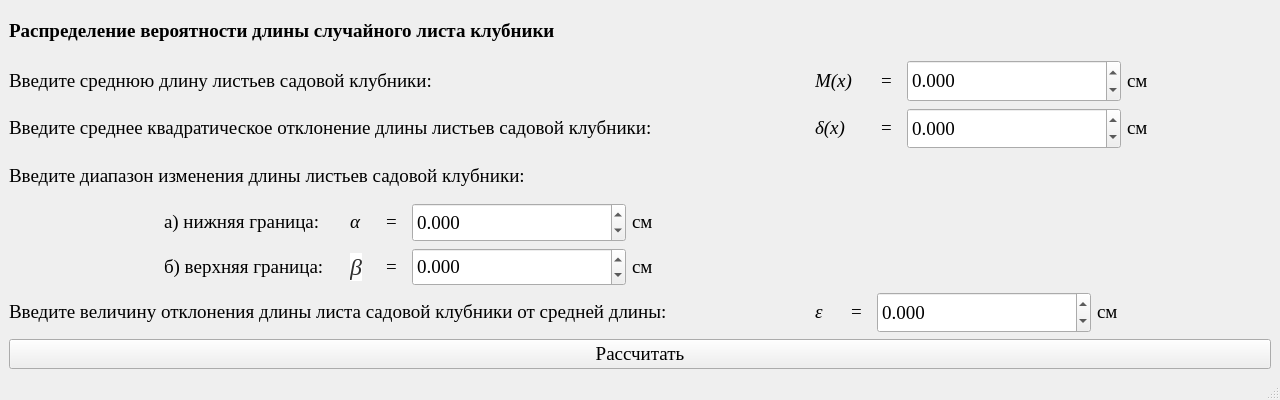
<?xml version="1.0" encoding="UTF-8"?>
<ui version="4.0">
 <class>MainWindow</class>
 <widget class="QMainWindow" name="MainWindow">
  <property name="geometry">
   <rect>
    <x>0</x>
    <y>0</y>
    <width>1280</width>
    <height>400</height>
   </rect>
  </property>
  <property name="minimumSize">
   <size>
    <width>1280</width>
    <height>400</height>
   </size>
  </property>
  <property name="maximumSize">
   <size>
    <width>1280</width>
    <height>400</height>
   </size>
  </property>
  <property name="windowTitle">
   <string>Распределение вероятности длины случайного листа клубники</string>
  </property>
  <widget class="QWidget" name="centralwidget">
   <layout class="QGridLayout" name="gridLayout_5" rowstretch="1,6,1">
    <item row="0" column="0">
     <widget class="QLabel" name="label_11">
      <property name="minimumSize">
       <size>
        <width>400</width>
        <height>35</height>
       </size>
      </property>
      <property name="font">
       <font>
        <family>Times New Roman</family>
        <pointsize>14</pointsize>
        <weight>75</weight>
        <bold>true</bold>
       </font>
      </property>
      <property name="text">
       <string>&lt;html&gt;&lt;head/&gt;&lt;body&gt;&lt;p&gt;Распределение вероятности длины случайного листа клубники&lt;/p&gt;&lt;/body&gt;&lt;/html&gt;</string>
      </property>
     </widget>
    </item>
    <item row="1" column="0">
     <layout class="QGridLayout" name="gridLayout_4" rowstretch="1,1,1,2,1">
      <item row="0" column="0">
       <layout class="QGridLayout" name="gridLayout_3">
        <item row="0" column="0">
         <widget class="QLabel" name="label_12">
          <property name="minimumSize">
           <size>
            <width>800</width>
            <height>0</height>
           </size>
          </property>
          <property name="font">
           <font>
            <family>Times New Roman</family>
            <pointsize>14</pointsize>
           </font>
          </property>
          <property name="text">
           <string>&lt;html&gt;&lt;head/&gt;&lt;body&gt;&lt;p&gt;Введите среднюю длину листьев садовой клубники:&lt;/p&gt;&lt;/body&gt;&lt;/html&gt;</string>
          </property>
         </widget>
        </item>
        <item row="0" column="1">
         <widget class="QLabel" name="label_13">
          <property name="minimumSize">
           <size>
            <width>60</width>
            <height>0</height>
           </size>
          </property>
          <property name="maximumSize">
           <size>
            <width>60</width>
            <height>16777215</height>
           </size>
          </property>
          <property name="font">
           <font>
            <family>Times New Roman</family>
            <pointsize>14</pointsize>
            <italic>true</italic>
           </font>
          </property>
          <property name="text">
           <string>&lt;html&gt;&lt;head/&gt;&lt;body&gt;&lt;p&gt;M(x)&lt;/p&gt;&lt;/body&gt;&lt;/html&gt;</string>
          </property>
         </widget>
        </item>
        <item row="0" column="2">
         <widget class="QLabel" name="label_14">
          <property name="minimumSize">
           <size>
            <width>20</width>
            <height>0</height>
           </size>
          </property>
          <property name="maximumSize">
           <size>
            <width>20</width>
            <height>16777215</height>
           </size>
          </property>
          <property name="font">
           <font>
            <family>Times New Roman</family>
            <pointsize>14</pointsize>
           </font>
          </property>
          <property name="text">
           <string>&lt;html&gt;&lt;head/&gt;&lt;body&gt;&lt;p&gt;=&lt;/p&gt;&lt;/body&gt;&lt;/html&gt;</string>
          </property>
         </widget>
        </item>
        <item row="0" column="3">
         <widget class="QDoubleSpinBox" name="doubleSpinBox_3">
          <property name="minimumSize">
           <size>
            <width>214</width>
            <height>0</height>
           </size>
          </property>
          <property name="maximumSize">
           <size>
            <width>16777215</width>
            <height>220</height>
           </size>
          </property>
          <property name="font">
           <font>
            <family>Times New Roman</family>
            <pointsize>14</pointsize>
           </font>
          </property>
          <property name="decimals">
           <number>3</number>
          </property>
          <property name="minimum">
           <double>-16777215.000000000000000</double>
          </property>
          <property name="maximum">
           <double>16777215.000000000000000</double>
          </property>
          <property name="singleStep">
           <double>0.001000000000000</double>
          </property>
         </widget>
        </item>
        <item row="0" column="4">
         <widget class="QLabel" name="label_15">
          <property name="minimumSize">
           <size>
            <width>35</width>
            <height>0</height>
           </size>
          </property>
          <property name="maximumSize">
           <size>
            <width>35</width>
            <height>16777215</height>
           </size>
          </property>
          <property name="font">
           <font>
            <family>Times New Roman</family>
            <pointsize>14</pointsize>
           </font>
          </property>
          <property name="text">
           <string>&lt;html&gt;&lt;head/&gt;&lt;body&gt;&lt;p&gt;см&lt;/p&gt;&lt;/body&gt;&lt;/html&gt;</string>
          </property>
         </widget>
        </item>
        <item row="0" column="5">
         <widget class="QLabel" name="label_16">
          <property name="text">
           <string/>
          </property>
         </widget>
        </item>
       </layout>
      </item>
      <item row="1" column="0">
       <layout class="QGridLayout" name="gridLayout">
        <item row="0" column="0">
         <widget class="QLabel" name="label">
          <property name="minimumSize">
           <size>
            <width>800</width>
            <height>0</height>
           </size>
          </property>
          <property name="font">
           <font>
            <family>Times New Roman</family>
            <pointsize>14</pointsize>
           </font>
          </property>
          <property name="text">
           <string>&lt;html&gt;&lt;head/&gt;&lt;body&gt;&lt;p&gt;Введите среднее квадратическое отклонение длины листьев садовой клубники:&lt;/p&gt;&lt;/body&gt;&lt;/html&gt;</string>
          </property>
         </widget>
        </item>
        <item row="0" column="1">
         <widget class="QLabel" name="label_2">
          <property name="minimumSize">
           <size>
            <width>60</width>
            <height>0</height>
           </size>
          </property>
          <property name="maximumSize">
           <size>
            <width>60</width>
            <height>16777215</height>
           </size>
          </property>
          <property name="font">
           <font>
            <family>Times New Roman</family>
            <pointsize>14</pointsize>
            <italic>true</italic>
           </font>
          </property>
          <property name="text">
           <string>&lt;html&gt;&lt;head/&gt;&lt;body&gt;&lt;p&gt;δ(x)&lt;/p&gt;&lt;/body&gt;&lt;/html&gt;</string>
          </property>
         </widget>
        </item>
        <item row="0" column="2">
         <widget class="QLabel" name="label_3">
          <property name="minimumSize">
           <size>
            <width>20</width>
            <height>0</height>
           </size>
          </property>
          <property name="maximumSize">
           <size>
            <width>20</width>
            <height>16777215</height>
           </size>
          </property>
          <property name="font">
           <font>
            <family>Times New Roman</family>
            <pointsize>14</pointsize>
           </font>
          </property>
          <property name="text">
           <string>&lt;html&gt;&lt;head/&gt;&lt;body&gt;&lt;p&gt;=&lt;/p&gt;&lt;/body&gt;&lt;/html&gt;</string>
          </property>
         </widget>
        </item>
        <item row="0" column="3">
         <widget class="QDoubleSpinBox" name="doubleSpinBox">
          <property name="minimumSize">
           <size>
            <width>214</width>
            <height>0</height>
           </size>
          </property>
          <property name="maximumSize">
           <size>
            <width>16777215</width>
            <height>220</height>
           </size>
          </property>
          <property name="font">
           <font>
            <family>Times New Roman</family>
            <pointsize>14</pointsize>
           </font>
          </property>
          <property name="decimals">
           <number>3</number>
          </property>
          <property name="minimum">
           <double>-16777215.000000000000000</double>
          </property>
          <property name="maximum">
           <double>16777215.000000000000000</double>
          </property>
          <property name="singleStep">
           <double>0.001000000000000</double>
          </property>
         </widget>
        </item>
        <item row="0" column="4">
         <widget class="QLabel" name="label_4">
          <property name="minimumSize">
           <size>
            <width>35</width>
            <height>0</height>
           </size>
          </property>
          <property name="maximumSize">
           <size>
            <width>35</width>
            <height>16777215</height>
           </size>
          </property>
          <property name="font">
           <font>
            <family>Times New Roman</family>
            <pointsize>14</pointsize>
           </font>
          </property>
          <property name="text">
           <string>&lt;html&gt;&lt;head/&gt;&lt;body&gt;&lt;p&gt;см&lt;/p&gt;&lt;/body&gt;&lt;/html&gt;</string>
          </property>
         </widget>
        </item>
        <item row="0" column="5">
         <widget class="QLabel" name="label_5">
          <property name="text">
           <string/>
          </property>
         </widget>
        </item>
       </layout>
      </item>
      <item row="2" column="0">
       <widget class="QLabel" name="label_24">
        <property name="font">
         <font>
          <family>Times New Roman</family>
          <pointsize>14</pointsize>
         </font>
        </property>
        <property name="text">
         <string>Введите диапазон изменения длины листьев садовой клубники:</string>
        </property>
       </widget>
      </item>
      <item row="3" column="0">
       <layout class="QGridLayout" name="gridLayout_8" columnstretch="1,0,4">
        <item row="0" column="0" rowspan="2">
         <widget class="QLabel" name="label_17">
          <property name="font">
           <font>
            <family>Times New Roman</family>
            <pointsize>14</pointsize>
           </font>
          </property>
          <property name="text">
           <string>&lt;html&gt;&lt;head/&gt;&lt;body&gt;&lt;p/&gt;&lt;/body&gt;&lt;/html&gt;</string>
          </property>
         </widget>
        </item>
        <item row="0" column="1">
         <layout class="QGridLayout" name="gridLayout_6">
          <item row="0" column="1">
           <widget class="QLabel" name="label_21">
            <property name="minimumSize">
             <size>
              <width>30</width>
              <height>0</height>
             </size>
            </property>
            <property name="maximumSize">
             <size>
              <width>30</width>
              <height>16777215</height>
             </size>
            </property>
            <property name="font">
             <font>
              <family>Times New Roman</family>
              <pointsize>14</pointsize>
              <italic>true</italic>
             </font>
            </property>
            <property name="text">
             <string>&lt;html&gt;&lt;head/&gt;&lt;body&gt;&lt;p&gt;α&lt;/p&gt;&lt;/body&gt;&lt;/html&gt;</string>
            </property>
           </widget>
          </item>
          <item row="0" column="2">
           <widget class="QLabel" name="label_19">
            <property name="minimumSize">
             <size>
              <width>20</width>
              <height>0</height>
             </size>
            </property>
            <property name="maximumSize">
             <size>
              <width>20</width>
              <height>16777215</height>
             </size>
            </property>
            <property name="font">
             <font>
              <family>Times New Roman</family>
              <pointsize>14</pointsize>
             </font>
            </property>
            <property name="text">
             <string>&lt;html&gt;&lt;head/&gt;&lt;body&gt;&lt;p&gt;=&lt;/p&gt;&lt;/body&gt;&lt;/html&gt;</string>
            </property>
           </widget>
          </item>
          <item row="0" column="3">
           <widget class="QDoubleSpinBox" name="doubleSpinBox_5">
            <property name="minimumSize">
             <size>
              <width>214</width>
              <height>0</height>
             </size>
            </property>
            <property name="maximumSize">
             <size>
              <width>16777215</width>
              <height>220</height>
             </size>
            </property>
            <property name="font">
             <font>
              <family>Times New Roman</family>
              <pointsize>14</pointsize>
             </font>
            </property>
            <property name="decimals">
             <number>3</number>
            </property>
            <property name="minimum">
             <double>-16777215.000000000000000</double>
            </property>
            <property name="maximum">
             <double>16777215.000000000000000</double>
            </property>
            <property name="singleStep">
             <double>0.001000000000000</double>
            </property>
           </widget>
          </item>
          <item row="0" column="0">
           <widget class="QLabel" name="label_18">
            <property name="minimumSize">
             <size>
              <width>180</width>
              <height>0</height>
             </size>
            </property>
            <property name="font">
             <font>
              <family>Times New Roman</family>
              <pointsize>14</pointsize>
             </font>
            </property>
            <property name="text">
             <string>&lt;html&gt;&lt;head/&gt;&lt;body&gt;&lt;p&gt;а) нижняя граница:&lt;/p&gt;&lt;/body&gt;&lt;/html&gt;</string>
            </property>
           </widget>
          </item>
          <item row="0" column="4">
           <widget class="QLabel" name="label_26">
            <property name="minimumSize">
             <size>
              <width>35</width>
              <height>0</height>
             </size>
            </property>
            <property name="maximumSize">
             <size>
              <width>35</width>
              <height>16777215</height>
             </size>
            </property>
            <property name="font">
             <font>
              <family>Times New Roman</family>
              <pointsize>14</pointsize>
             </font>
            </property>
            <property name="text">
             <string>&lt;html&gt;&lt;head/&gt;&lt;body&gt;&lt;p&gt;см&lt;/p&gt;&lt;/body&gt;&lt;/html&gt;</string>
            </property>
           </widget>
          </item>
         </layout>
        </item>
        <item row="0" column="2" rowspan="2">
         <widget class="QLabel" name="label_22">
          <property name="font">
           <font>
            <family>Times New Roman</family>
            <pointsize>14</pointsize>
           </font>
          </property>
          <property name="text">
           <string>&lt;html&gt;&lt;head/&gt;&lt;body&gt;&lt;p/&gt;&lt;/body&gt;&lt;/html&gt;</string>
          </property>
         </widget>
        </item>
        <item row="1" column="1">
         <layout class="QGridLayout" name="gridLayout_7">
          <item row="0" column="0">
           <widget class="QLabel" name="label_20">
            <property name="minimumSize">
             <size>
              <width>180</width>
              <height>0</height>
             </size>
            </property>
            <property name="font">
             <font>
              <family>Times New Roman</family>
              <pointsize>14</pointsize>
             </font>
            </property>
            <property name="text">
             <string>&lt;html&gt;&lt;head/&gt;&lt;body&gt;&lt;p&gt;&lt;span style=&quot; font-size:14pt;&quot;&gt;б) верхняя граница:&lt;/span&gt;&lt;/p&gt;&lt;/body&gt;&lt;/html&gt;</string>
            </property>
           </widget>
          </item>
          <item row="0" column="3">
           <widget class="QDoubleSpinBox" name="doubleSpinBox_6">
            <property name="minimumSize">
             <size>
              <width>214</width>
              <height>0</height>
             </size>
            </property>
            <property name="maximumSize">
             <size>
              <width>16777215</width>
              <height>220</height>
             </size>
            </property>
            <property name="font">
             <font>
              <family>Times New Roman</family>
              <pointsize>14</pointsize>
             </font>
            </property>
            <property name="decimals">
             <number>3</number>
            </property>
            <property name="minimum">
             <double>-16777215.000000000000000</double>
            </property>
            <property name="maximum">
             <double>16777215.000000000000000</double>
            </property>
            <property name="singleStep">
             <double>0.001000000000000</double>
            </property>
           </widget>
          </item>
          <item row="0" column="2">
           <widget class="QLabel" name="label_23">
            <property name="minimumSize">
             <size>
              <width>20</width>
              <height>0</height>
             </size>
            </property>
            <property name="maximumSize">
             <size>
              <width>20</width>
              <height>16777215</height>
             </size>
            </property>
            <property name="font">
             <font>
              <family>Times New Roman</family>
              <pointsize>14</pointsize>
             </font>
            </property>
            <property name="text">
             <string>&lt;html&gt;&lt;head/&gt;&lt;body&gt;&lt;p&gt;=&lt;/p&gt;&lt;/body&gt;&lt;/html&gt;</string>
            </property>
           </widget>
          </item>
          <item row="0" column="1">
           <widget class="QLabel" name="label_25">
            <property name="minimumSize">
             <size>
              <width>30</width>
              <height>0</height>
             </size>
            </property>
            <property name="maximumSize">
             <size>
              <width>30</width>
              <height>16777215</height>
             </size>
            </property>
            <property name="font">
             <font>
              <family>Times New Roman</family>
              <pointsize>14</pointsize>
              <italic>true</italic>
             </font>
            </property>
            <property name="text">
             <string>&lt;html&gt;&lt;head/&gt;&lt;body&gt;&lt;p&gt;&lt;span style=&quot; font-family:'YS Text','Arial','Helvetica','Arial Unicode MS','sans-serif'; font-size:24px; color:#333333; background-color:#ffffff;&quot;&gt;β&lt;/span&gt;&lt;/p&gt;&lt;/body&gt;&lt;/html&gt;</string>
            </property>
           </widget>
          </item>
          <item row="0" column="4">
           <widget class="QLabel" name="label_27">
            <property name="minimumSize">
             <size>
              <width>35</width>
              <height>0</height>
             </size>
            </property>
            <property name="maximumSize">
             <size>
              <width>35</width>
              <height>16777215</height>
             </size>
            </property>
            <property name="font">
             <font>
              <family>Times New Roman</family>
              <pointsize>14</pointsize>
             </font>
            </property>
            <property name="text">
             <string>&lt;html&gt;&lt;head/&gt;&lt;body&gt;&lt;p&gt;см&lt;/p&gt;&lt;/body&gt;&lt;/html&gt;</string>
            </property>
           </widget>
          </item>
         </layout>
        </item>
       </layout>
      </item>
      <item row="4" column="0">
       <layout class="QGridLayout" name="gridLayout_2">
        <item row="0" column="0">
         <widget class="QLabel" name="label_6">
          <property name="minimumSize">
           <size>
            <width>800</width>
            <height>0</height>
           </size>
          </property>
          <property name="font">
           <font>
            <family>Times New Roman</family>
            <pointsize>14</pointsize>
           </font>
          </property>
          <property name="text">
           <string>&lt;html&gt;&lt;head/&gt;&lt;body&gt;&lt;p&gt;Введите величину отклонения длины листа садовой клубники от средней длины:&lt;/p&gt;&lt;/body&gt;&lt;/html&gt;</string>
          </property>
         </widget>
        </item>
        <item row="0" column="1">
         <widget class="QLabel" name="label_7">
          <property name="minimumSize">
           <size>
            <width>30</width>
            <height>0</height>
           </size>
          </property>
          <property name="maximumSize">
           <size>
            <width>30</width>
            <height>16777215</height>
           </size>
          </property>
          <property name="font">
           <font>
            <family>Times New Roman</family>
            <pointsize>14</pointsize>
            <italic>true</italic>
           </font>
          </property>
          <property name="text">
           <string>&lt;html&gt;&lt;head/&gt;&lt;body&gt;&lt;p&gt;ε&lt;/p&gt;&lt;/body&gt;&lt;/html&gt;</string>
          </property>
         </widget>
        </item>
        <item row="0" column="2">
         <widget class="QLabel" name="label_8">
          <property name="minimumSize">
           <size>
            <width>20</width>
            <height>0</height>
           </size>
          </property>
          <property name="maximumSize">
           <size>
            <width>20</width>
            <height>16777215</height>
           </size>
          </property>
          <property name="font">
           <font>
            <family>Times New Roman</family>
            <pointsize>14</pointsize>
           </font>
          </property>
          <property name="text">
           <string>&lt;html&gt;&lt;head/&gt;&lt;body&gt;&lt;p&gt;=&lt;/p&gt;&lt;/body&gt;&lt;/html&gt;</string>
          </property>
         </widget>
        </item>
        <item row="0" column="3">
         <widget class="QDoubleSpinBox" name="doubleSpinBox_2">
          <property name="minimumSize">
           <size>
            <width>214</width>
            <height>0</height>
           </size>
          </property>
          <property name="maximumSize">
           <size>
            <width>16777215</width>
            <height>220</height>
           </size>
          </property>
          <property name="font">
           <font>
            <family>Times New Roman</family>
            <pointsize>14</pointsize>
           </font>
          </property>
          <property name="decimals">
           <number>3</number>
          </property>
          <property name="minimum">
           <double>-16777215.000000000000000</double>
          </property>
          <property name="maximum">
           <double>16777215.000000000000000</double>
          </property>
          <property name="singleStep">
           <double>0.001000000000000</double>
          </property>
         </widget>
        </item>
        <item row="0" column="4">
         <widget class="QLabel" name="label_9">
          <property name="minimumSize">
           <size>
            <width>35</width>
            <height>0</height>
           </size>
          </property>
          <property name="maximumSize">
           <size>
            <width>35</width>
            <height>16777215</height>
           </size>
          </property>
          <property name="font">
           <font>
            <family>Times New Roman</family>
            <pointsize>14</pointsize>
           </font>
          </property>
          <property name="text">
           <string>&lt;html&gt;&lt;head/&gt;&lt;body&gt;&lt;p&gt;см&lt;/p&gt;&lt;/body&gt;&lt;/html&gt;</string>
          </property>
         </widget>
        </item>
        <item row="0" column="5">
         <widget class="QLabel" name="label_10">
          <property name="text">
           <string/>
          </property>
         </widget>
        </item>
       </layout>
      </item>
     </layout>
    </item>
    <item row="2" column="0">
     <widget class="QPushButton" name="pushButton">
      <property name="font">
       <font>
        <family>Times New Roman</family>
        <pointsize>14</pointsize>
       </font>
      </property>
      <property name="text">
       <string>Рассчитать</string>
      </property>
     </widget>
    </item>
   </layout>
  </widget>
  <widget class="QStatusBar" name="statusbar"/>
 </widget>
 <resources/>
 <connections/>
</ui>
